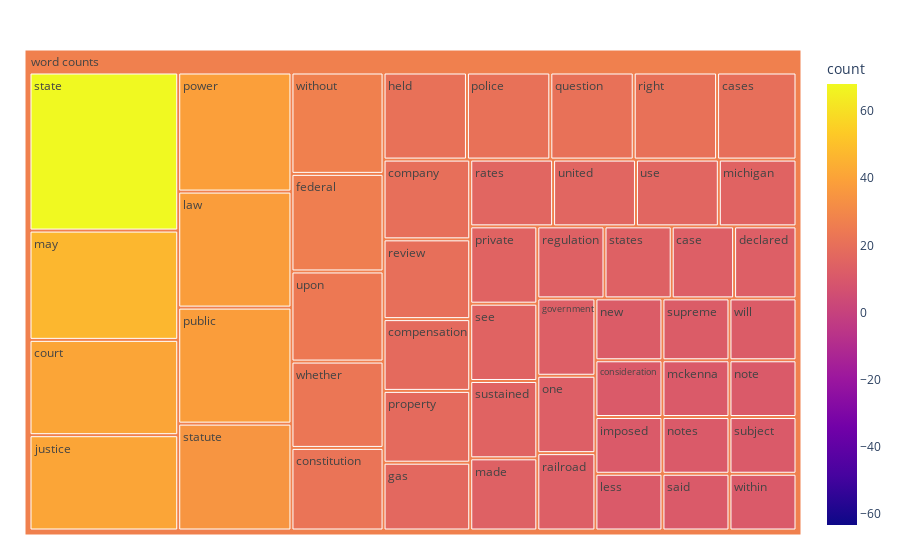

The notebook cell saved with this chart:
### Markdown cell above
Another way to potentially visualize our word counts would be to utilize a kind of graph called a ["treemap"](https://plotly.com/python/treemaps/). This visualzation is fantastic for looking at "hierarchical" data. So, for example, say that we had a text that was divided up into different sections. We could, if we wanted, wrangle our data even a little bit further so as to visualize all our word counts based upon their location in a particular section. (We will just show the visualization below and then we'll save the implementation for an exercise.)

### Code cell
import numpy as np
fig = px.treemap(counts_df[0:50], path=[px.Constant("word counts"), 'word'],
    values = 'count',
    color='count',
    color_continuous_scale='plasma',
    color_continuous_midpoint=np.average(counts_df['count']))

fig.update_layout(margin = dict(t=50, l=25, r=25, b=25))
fig.show()

### Figure 1 — Plotly figure (JSON) as saved in the notebook; plotly's stock layout.template omitted (floating-point values rounded to 4 significant figures)
{"data": [{"branchvalues": "total", "customdata": [[13], [20], [20], [18], [11], [22], [41], [13], [26], [17], [13], [21], [11], [41], [38], [11], [14], [47], [11], [15], [12], [11], [11], [13], [21], [39], [15], [18], [38], [21], [13], [16], [14], [20], [21], [11], [15], [68], [14], [35], [11], [12], [15], [16], [24], [16], [23], [12], [11], [27], [26.92]], "domain": {"x": [0, 1], "y": [0, 1]}, "hovertemplate": "labels=%{label}<br>count_sum=%{value}<br>parent=%{parent}<br>id=%{id}<br>count=%{color}<extra></extra>", "ids": ["word counts/case", "word counts/cases", "word counts/company", "word counts/compensation", "word counts/consideration", "word counts/constitution", "word counts/court", "word counts/declared", "word counts/federal", "word counts/gas", "word counts/government", "word counts/held", "word counts/imposed", "word counts/justice", "word counts/law", "word counts/less", "word counts/made", "word counts/may", "word counts/mckenna", "word counts/michigan", "word counts/new", "word counts/note", "word counts/notes", "word counts/one", "word counts/police", "word counts/power", "word counts/private", "word counts/property", "word counts/public", "word counts/question", "word counts/railroad", "word counts/rates", "word counts/regulation", "word counts/review", "word counts/right", "word counts/said", "word counts/see", "word counts/state", "word counts/states", "word counts/statute", "word counts/subject", "word counts/supreme", "word counts/sustained", "word counts/united", "word counts/upon", "word counts/use", "word counts/whether", "word counts/will", "word counts/within", "word counts/without", "word counts"], "labels": ["case", "cases", "company", "compensation", "consideration", "constitution", "court", "declared", "federal", "gas", "government", "held", "imposed", "justice", "law", "less", "made", "may", "mckenna", "michigan", "new", "note", "notes", "one", "police", "power", "private", "property", "public", "question", "railroad", "rates", "regulation", "review", "right", "said", "see", "state", "states", "statute", "subject", "supreme", "sustained", "united", "upon", "use", "whether", "will", "within", "without", "word counts"], "marker": {"coloraxis": "coloraxis", "colors": [13, 20, 20, 18, 11, 22, 41, 13, 26, 17, 13, 21, 11, 41, 38, 11, 14, 47, 11, 15, 12, 11, 11, 13, 21, 39, 15, 18, 38, 21, 13, 16, 14, 20, 21, 11, 15, 68, 14, 35, 11, 12, 15, 16, 24, 16, 23, 12, 11, 27, 26.92]}, "name": "", "parents": ["word counts", "word counts", "word counts", "word counts", "word counts", "word counts", "word counts", "word counts", "word counts", "word counts", "word counts", "word counts", "word counts", "word counts", "word counts", "word counts", "word counts", "word counts", "word counts", "word counts", "word counts", "word counts", "word counts", "word counts", "word counts", "word counts", "word counts", "word counts", "word counts", "word counts", "word counts", "word counts", "word counts", "word counts", "word counts", "word counts", "word counts", "word counts", "word counts", "word counts", "word counts", "word counts", "word counts", "word counts", "word counts", "word counts", "word counts", "word counts", "word counts", "word counts", ""], "type": "treemap", "values": [13, 20, 20, 18, 11, 22, 41, 13, 26, 17, 13, 21, 11, 41, 38, 11, 14, 47, 11, 15, 12, 11, 11, 13, 21, 39, 15, 18, 38, 21, 13, 16, 14, 20, 21, 11, 15, 68, 14, 35, 11, 12, 15, 16, 24, 16, 23, 12, 11, 27, 1016]}], "layout": {"coloraxis": {"cmid": 2.382, "colorbar": {"title": {"text": "count"}}, "colorscale": [[0, "#0d0887"], [0.1111, "#46039f"], [0.2222, "#7201a8"], [0.3333, "#9c179e"], [0.4444, "#bd3786"], [0.5556, "#d8576b"], [0.6667, "#ed7953"], [0.7778, "#fb9f3a"], [0.8889, "#fdca26"], [1, "#f0f921"]]}, "legend": {"tracegroupgap": 0}, "margin": {"b": 25, "l": 25, "r": 25, "t": 50}}}
